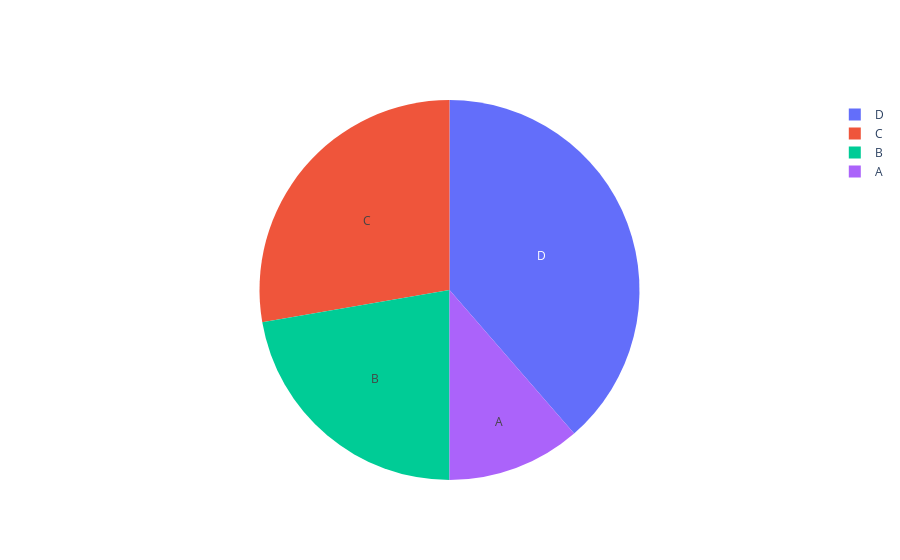

Notebook code for this chart:
### Code cell
fig = go.Figure(data=[go.Pie(
    labels=data['Category'],
    values=data['Value'],
    textinfo='label'  # Only showing labels
)])
fig.show()

### Figure 1 — Plotly figure (JSON) as saved in the notebook; plotly's stock layout.template omitted (floating-point values rounded to 4 significant figures)
{"data": [{"labels": ["A", "B", "C", "D"], "textinfo": "label", "type": "pie", "values": [23, 45, 56, 78]}], "layout": {}}
